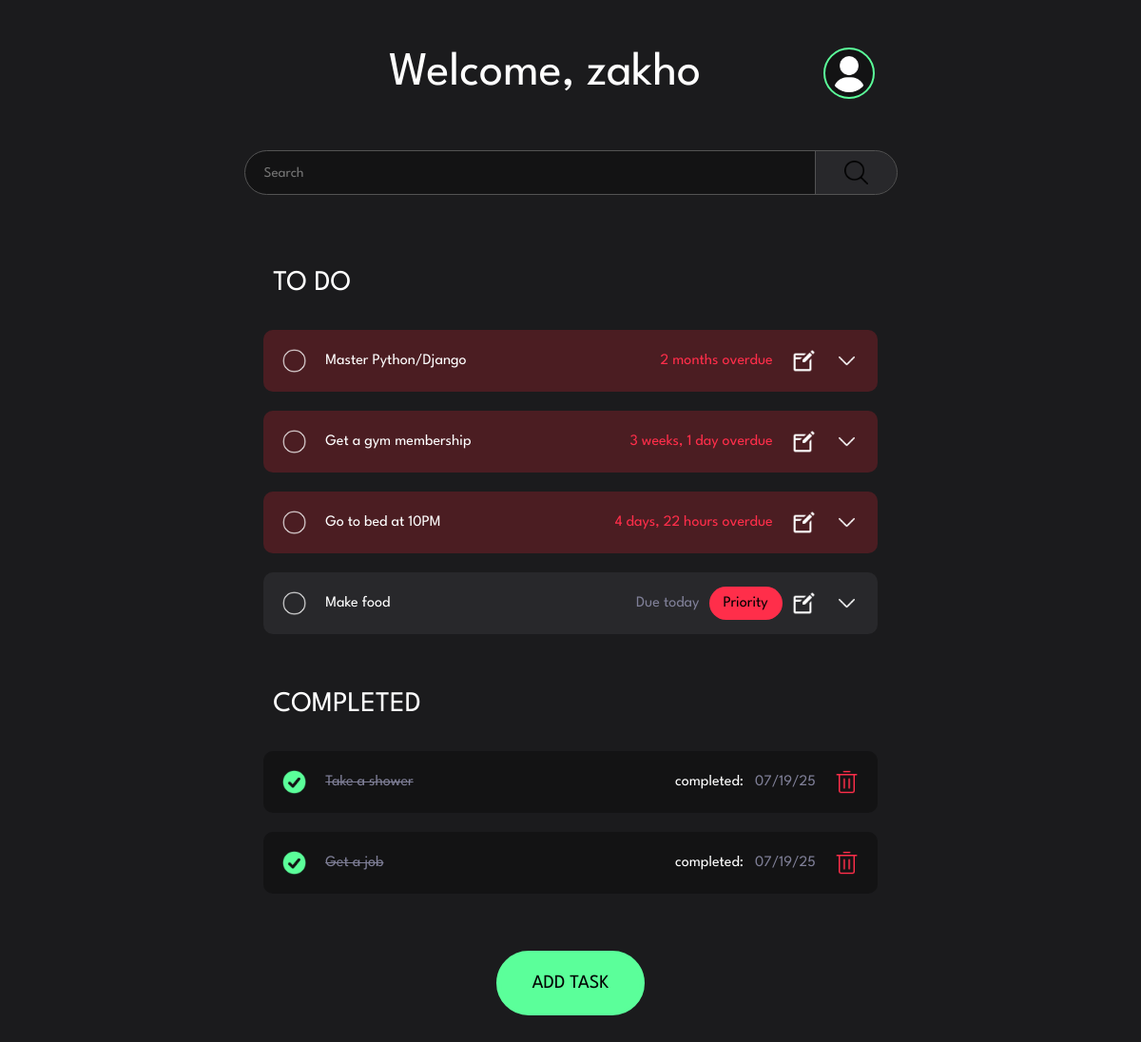
The app's page / (signed in) with its own data.
### base/models.py (models this page shows, shortened)
class Task(models.Model):
    user = models.ForeignKey(User, on_delete=models.CASCADE, null=True, blank=True)
    name = models.CharField(max_length=50)
    description = models.TextField(null=True, blank=True)
    priority = models.BooleanField(default=False)
    complete = models.BooleanField(default=False)
    due_date = models.DateField(null=True, blank=True)
    completed_date = models.DateField(null=True, blank=True)
    class Meta:
        ordering = ['due_date', '-priority']

### base/views.py (the view)
# urls.py: path('', views.task, name='task'),
def task(request):
    q = request.GET.get('q') if request.GET.get('q') != None else ''
    if q == '':
        print("Empty")
    else:
        print(f"Searching for: {q}")
    tasks = Task.objects.filter(
        Q(name__icontains=q) |
        Q(description__icontains=q)
    )
    no_tasks = not tasks.exists()
    if request.method == 'POST':
        new_task = Task.objects.create(
            name = request.POST.get('task-name'),
            due_date = request.POST.get('due-date')
        )
    for task in tasks:
        if task.due_date == timezone.now().date():
            task.is_due_today = True
        elif task.due_date < timezone.now().date():
            task.overdue = True
        if task.completed_date:
            task.completed_today = True if task.completed_date == timezone.now().date() else False
    return render(request, 'base/tasks.html', {'tasks': tasks, 'no_tasks': no_tasks, 'q': q})

### base/templates/base/tasks.html (shortened to what this page needs)
{% extends 'main.html' %}
{% block content %}
{% load static %}
<header>
    <h1>Welcome, {{user}}</h1>
    <img src="{% static 'images/avatar.png' %}" class="img__small" id="profile__pic" alt="">
</header>
<div class="search__bar">
    <form action="{% url 'task' %}">
        <input id="search__bar" name="q" placeholder="Search">
        <button>
            {% if q == '' %}
                <img src="{% static 'images/magnifying-glass.png' %}" class="img__small" alt="">
            {% else %}
                <img src="{% static 'images/return.png' %}" class="img__small" alt="">
            {% endif %}
        </button>
    </form>
</div>
<ul class="tasks incomplete">
    <h3 class="text__title">To Do</h3>
    {% for task in tasks %}
    {% if task.complete == False %}
    <li class="{% if task.overdue %}overdue{% endif %}">
        <div class="task-item">
            <div class="task__base">
                <div>
                    <a href="{% url 'complete-task' task.id %}" method='POST'>
                        <img src="{% static 'images/circle.png' %}" class="img__small task__incomplete" alt=""
                        onmouseover='this.src="{% static 'images/checkmark.png' %}"'
                        onmouseleave='this.src="{% static 'images/circle.png' %}"'>
                    </a>
                    <p class="text__main">{{task.name}}</p>
                </div>
                <div>
                    {% if task.is_due_today %}
                        <p class="text__secondary">Due today</p>
                    {% endif %}
                    {% if task.overdue %}
                        <p class="overdue text__secondary"> {{task.due_date|timesince}} overdue</p>
                    {% elif task.priority %}
                        <p class="priority">Priority</p>
                    {% endif %}
                    <a href="{% url 'update-task' task.id %}">
                        <img src="{% static 'images/edit.png' %}" class="img__small" alt="">
                    </a>
                    <a href="" class="expand-toggle-button">
                        <img src="{% static 'images/down-arrow.png' %}" class="img__small expand-icon-down" alt="">
                    </a>
                </div>
            </div>
        </div>
    </li>
    {% endif %}
    {% endfor %}
</ul>
<ul class="tasks complete">
    <h3 class="text__title">Completed</h3>
    {% for task in tasks %}
    {% if task.complete == True %}
    <li>
        <div class="task__base">
            <div>
                <a href="{% url 'incomplete-task' task.id %}" method='POST'>
                    <img src="{% static 'images/checkmark.png' %}" class="img__small" alt=""
                    onmouseleave='this.src="{% static 'images/checkmark.png' %}"'
                    onmouseover='this.src="{% static 'images/circle.png' %}"'>
                </a>
                <p class="text__secondary">{{task.name}}</p>
            </div>
            <div>
                <h4>completed: </h4>
                {% if task.completed_today == True %}
                <h4 class="text__secondary">Today</h4>
                {% elif task.completed_today == False %}
                <h4 class="text__secondary">{{task.completed_date|date:'m/d/y'}}</h4>
                {% endif %}
                <div>
                    <a href="{% url 'delete-task' task.id %}">
                        <img src="{% static 'images/trash.png' %}" class="img__small" alt="">
                    </a>
                </div>
            </div>
        </div>
    </li>
    {% endif %}
    {% endfor %}
</ul>
<div class="add__task">
    <a class="add__task__btn" href="{% url 'task-form' %}">
        <p class="text__main">Add task</p>
    </a>
</div>
{% endblock content %}

### static/styles/main.css (style rules this page uses)
:root { --accent-color: #5bff9a; --accent-color-2: #ff2e4a; --background-color-overdue: #4b1d22; --background-color-dark: #131314; --background-color: #1b1b1d; --background-color-light: #28282b; --text-color: white; --text-color-dark: rgb(127, 127, 151); --gray: rgb(83, 83, 83); }
* { display: flex; flex-direction: column; justify-content: center; align-items: center; background-color: var(--background-color); color: var(--text-color); margin: 0; padding: 0; font-family: "League Spartan", sans-serif; font-weight: 400; transition: 0.2s; }
#profile__pic { width: 40px; height: 40px; border-radius: 100%; background-color: var(--background-color-dark); border: 2px solid var(--accent-color); padding: 5px; }
body { display: flex; align-items: center; justify-content: center; }
h1 { width: 100%; font-size: 50px; align-items: center; }
h4, h5 { background-color: transparent; margin: 2px; }
header { margin: 50px 0 25px 0; display: flex; flex-direction: row; justify-content: space-between; align-items: center; width: 40rem; }
.search__bar form { display: flex; flex-direction: row; }
.search__bar button { padding: 0px 20px 0px 20px; border-radius: 0px 25px 25px 0px; border: 0; background-color: var(--background-color-light); outline: 1px solid var(--gray); }
.search__bar form { margin: 5px; }
.img__small { width: 25px; height: 25px; padding: 10px; background-image: url('static/images/checkmark.png'); }
a, img { background-color: transparent; }
#search__bar, .add__task__btn { width: 35rem; padding: 15.5px 20px; background-color: var(--background-color-dark); border: 0; font-size: 15px; margin: 25px 0; }
#search__bar { border-radius: 25px 0px 0px 25px; outline: 1px solid var(--gray); }
.add__task { display: flex; flex-direction: column; justify-content: space-between; align-items: center; text-align: center; border-radius: 35px; width: 90%; margin: 25px; text-transform: uppercase; }
.add__task__btn { justify-content: center; border-radius: 45px; width: 20%; padding: 10px; transition: 0.2s; background-color: var(--accent-color); border: 5px solid var(--accent-color); font-size: 20px; text-decoration: none; }
.add__task__btn p { color: black; }
.tasks { width: 90%; }
.tasks li { display: flex; flex-direction: column; justify-content: space-between; width: 100%; padding: 10px; background-color: var(--background-color-light); margin: 10px; border-radius: 10px; }
.tasks .overdue { background-color: var(--background-color-overdue); font-weight: 900; }
.task-item { display: flex; width: 100%; flex-direction: column; justify-content: space-between; }
.task__base, .task__description { display: flex; flex-direction: row; }
.task__base div, .task__description div { display: flex; flex-direction: row; }
.task__base { width: 100%; display: flex; flex-direction: row; justify-content: space-between; }
.complete li { background-color: var(--background-color-dark); }
.complete p { text-decoration: line-through; }
div { background-color: transparent; }
p { background-color: transparent; }
.text__secondary { width: 100%; color: var(--text-color-dark); text-align: left; margin: 10px; }
.text__main { color: var(--text-color); margin: 10px; }
.text__title { font-size: 30px; width: 100%; margin: 50px 0 25px 0; text-transform: uppercase; align-items: baseline; }
.overdue { color: var(--accent-color-2); font-weight: 200; margin: 10px; }
.overdue .text__secondary { font-weight: 400; }
.priority { background-color: var(--accent-color-2); color: black; border-radius: 35px; padding: 10px 15px; }

### records on screen
Task: complete False (drawn), name "Master Python/Django", due_date "2 months"
Task: complete False (drawn), name "Get a gym membership", due_date "3 weeks, 1 day"
Task: complete False (drawn), name "Go to bed at 10PM", due_date "4 days, 22 hours"
Task: complete False (drawn), name "Make food", shows "Due today", priority "Priority"
Task: complete True (drawn), name "Take a shower", completed_date "07/19/25"
Task: complete True (drawn), name "Get a job", completed_date "07/19/25"

### other values on screen
{{ user }} "zakho"
